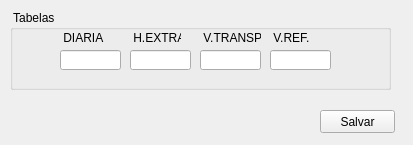
<?xml version="1.0" encoding="UTF-8"?>
<ui version="4.0">
 <class>mainWindow</class>
 <widget class="QMainWindow" name="mainWindow">
  <property name="geometry">
   <rect>
    <x>0</x>
    <y>0</y>
    <width>413</width>
    <height>145</height>
   </rect>
  </property>
  <property name="minimumSize">
   <size>
    <width>413</width>
    <height>145</height>
   </size>
  </property>
  <property name="maximumSize">
   <size>
    <width>413</width>
    <height>145</height>
   </size>
  </property>
  <property name="windowTitle">
   <string>Tabelas</string>
  </property>
  <widget class="QWidget" name="centralwidget">
   <widget class="QGroupBox" name="groupBox">
    <property name="geometry">
     <rect>
      <x>10</x>
      <y>10</y>
      <width>381</width>
      <height>80</height>
     </rect>
    </property>
    <property name="title">
     <string> Tabelas</string>
    </property>
    <widget class="QLineEdit" name="edt_diaria">
     <property name="geometry">
      <rect>
       <x>50</x>
       <y>40</y>
       <width>61</width>
       <height>20</height>
      </rect>
     </property>
    </widget>
    <widget class="QLabel" name="label_12">
     <property name="geometry">
      <rect>
       <x>260</x>
       <y>20</y>
       <width>51</width>
       <height>16</height>
      </rect>
     </property>
     <property name="text">
      <string> V.REF.</string>
     </property>
    </widget>
    <widget class="QLabel" name="label_13">
     <property name="geometry">
      <rect>
       <x>190</x>
       <y>20</y>
       <width>61</width>
       <height>16</height>
      </rect>
     </property>
     <property name="text">
      <string> V.TRANSP.</string>
     </property>
    </widget>
    <widget class="QLabel" name="label_14">
     <property name="geometry">
      <rect>
       <x>50</x>
       <y>20</y>
       <width>51</width>
       <height>16</height>
      </rect>
     </property>
     <property name="text">
      <string> DIARIA</string>
     </property>
    </widget>
    <widget class="QLineEdit" name="edt_hextra">
     <property name="geometry">
      <rect>
       <x>120</x>
       <y>40</y>
       <width>61</width>
       <height>20</height>
      </rect>
     </property>
    </widget>
    <widget class="QLineEdit" name="edt_vtransp">
     <property name="geometry">
      <rect>
       <x>190</x>
       <y>40</y>
       <width>61</width>
       <height>20</height>
      </rect>
     </property>
    </widget>
    <widget class="QLabel" name="label_15">
     <property name="geometry">
      <rect>
       <x>120</x>
       <y>20</y>
       <width>51</width>
       <height>16</height>
      </rect>
     </property>
     <property name="text">
      <string> H.EXTRAS</string>
     </property>
    </widget>
    <widget class="QLineEdit" name="edt_vref">
     <property name="geometry">
      <rect>
       <x>260</x>
       <y>40</y>
       <width>61</width>
       <height>20</height>
      </rect>
     </property>
    </widget>
   </widget>
   <widget class="QPushButton" name="btn_salvar">
    <property name="geometry">
     <rect>
      <x>320</x>
      <y>110</y>
      <width>75</width>
      <height>23</height>
     </rect>
    </property>
    <property name="text">
     <string>Salvar</string>
    </property>
   </widget>
  </widget>
 </widget>
 <resources/>
 <connections/>
</ui>
